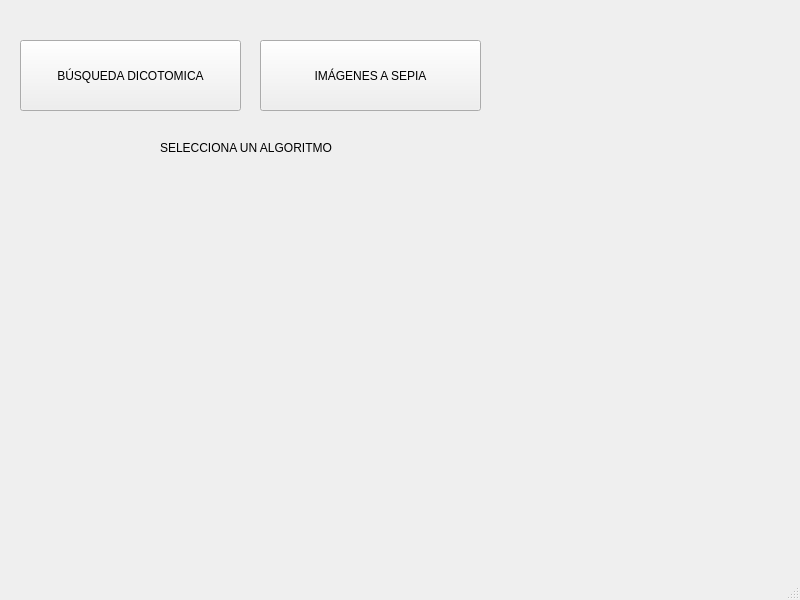
<?xml version="1.0" encoding="UTF-8"?>
<ui version="4.0">
 <class>MainWindow</class>
 <widget class="QMainWindow" name="MainWindow">
  <property name="geometry">
   <rect>
    <x>0</x>
    <y>0</y>
    <width>800</width>
    <height>600</height>
   </rect>
  </property>
  <property name="windowTitle">
   <string>MainWindow</string>
  </property>
  <widget class="QWidget" name="centralwidget">
   <widget class="QPushButton" name="pushButton">
    <property name="geometry">
     <rect>
      <x>20</x>
      <y>40</y>
      <width>221</width>
      <height>71</height>
     </rect>
    </property>
    <property name="text">
     <string>BÚSQUEDA DICOTOMICA</string>
    </property>
   </widget>
   <widget class="QPushButton" name="pushButton_2">
    <property name="geometry">
     <rect>
      <x>260</x>
      <y>40</y>
      <width>221</width>
      <height>71</height>
     </rect>
    </property>
    <property name="text">
     <string>IMÁGENES A SEPIA</string>
    </property>
   </widget>
   <widget class="QLabel" name="label">
    <property name="geometry">
     <rect>
      <x>160</x>
      <y>140</y>
      <width>191</width>
      <height>16</height>
     </rect>
    </property>
    <property name="text">
     <string>SELECCIONA UN ALGORITMO</string>
    </property>
   </widget>
  </widget>
  <widget class="QMenuBar" name="menubar">
   <property name="geometry">
    <rect>
     <x>0</x>
     <y>0</y>
     <width>800</width>
     <height>21</height>
    </rect>
   </property>
  </widget>
  <widget class="QStatusBar" name="statusbar"/>
 </widget>
 <resources/>
 <connections/>
</ui>
